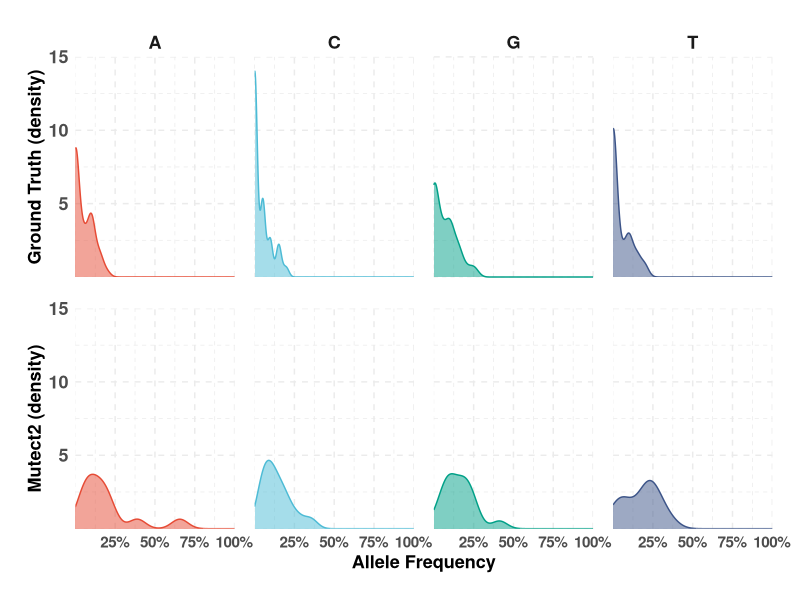
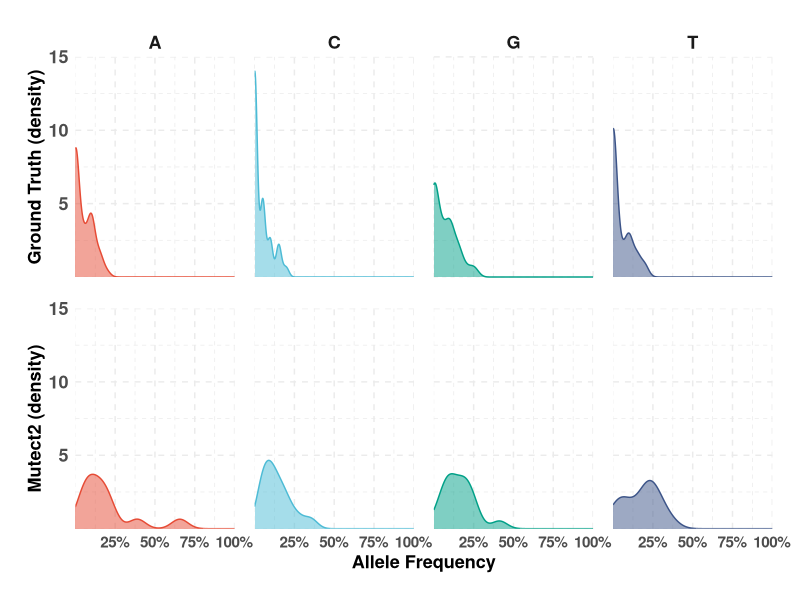
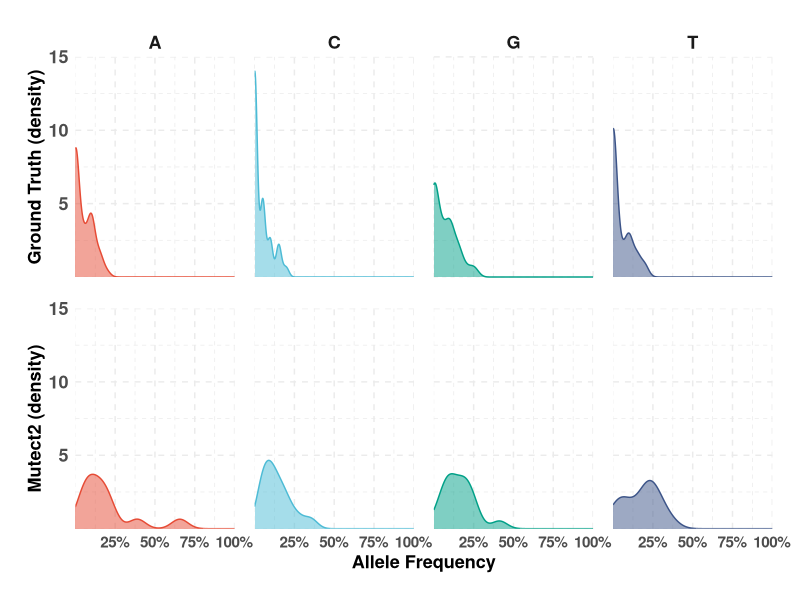

The R script that drew these images, in order:



# rm(list = ls())
gc()

library(data.table)
library(stringr)
library(ggplot2)
library(ggsci)

df = fread("Ground_truth_vs_Mutect2.clean.annotated.tsv")

df[which(df$`Mutect2 ALT` == "")]$`Mutect2 ALT` = NA


df = df[, c(
    "POS", 
    "Ground Truth AF",
    "Ground Truth ALT",
    "Mutect2 ALT",
    "Mutect2 AF"
), with = FALSE] |>
    unique()

 gr1 = ggplot(data = df[, 1:3], aes(x = `Ground Truth AF`)) +
    
    geom_density(aes(color = `Ground Truth ALT`, fill = `Ground Truth ALT`),
                 alpha = .5) +
    
    scale_x_continuous(expand = c(0, 0), breaks = c(.25, .5, .75, 1), limits = c(0, 1), labels = scales::percent) +
    scale_y_continuous(expand = c(0, 0), limits = c(0, 15), breaks = c(5, 10, 15)) +
    
    scale_fill_npg() +
    scale_color_npg() +
    
    facet_wrap(vars(`Ground Truth ALT`), nrow = 1) +
    
    theme_minimal() +
    
    theme(
        legend.position = "none",
        
        axis.title.x = element_blank(),
        axis.title.y = element_text(face = "bold", size = 13),
        strip.text = element_text(face = "bold", size = 13),
        axis.text.y = element_text(face = "bold", size = 13),
        axis.text.x = element_blank(),
        
        panel.spacing = unit(1, "lines"),
        
        panel.grid = element_line(linetype = "dashed")
    ) +
    
    labs(y = "Ground Truth (density)")


gr2 = ggplot(data = df[which(!is.na(`Mutect2 ALT`)), c(1, 4, 5)], aes(x = `Mutect2 AF`)) +
    
    geom_density(aes(color = `Mutect2 ALT`, fill = `Mutect2 ALT`),
                 alpha = .5) +
    
    scale_x_continuous(expand = c(0, 0), breaks = c(.25, .5, .75, 1), limits = c(0, 1), labels = scales::percent) +
    scale_y_continuous(expand = c(0, 0), limits = c(0, 15), breaks = c(5, 10, 15))+
    
    scale_fill_npg() +
    scale_color_npg() +
    
    facet_wrap(vars(`Mutect2 ALT`), nrow = 1) +
    
    theme_minimal() +
    
    theme(
        legend.position = "none",
        axis.title.x = element_text(face = "bold", size = 13),
        axis.title.y = element_text(face = "bold", size = 13),
        strip.text = element_blank(), # element_text(face = "bold", size = 13),
        axis.text.y = element_text(face = "bold", size = 13),
        axis.text.x = element_text(face = "bold", size = 11),
        
        panel.spacing = unit(1, "lines"),
        
        panel.grid = element_line(linetype = "dashed")
    ) +
    
    labs(
        x = "Allele Frequency",
        y = "Mutect2 (density)"
    )


library(patchwork)

multi = gr1 / gr2 &
    
    theme(
        plot.margin = margin(10, 10, 10, 10)
    )

ggsave(
    plot = multi, filename = "Plots/density-plot.pdf", device = cairo_pdf,
    width = 12, height = 10, units = "in"
)

ggsave(
    plot = multi, filename = "Plots/density-plot.svg",
    width = 12, height = 10, units = "in"
)

ggsave(
    plot = multi, filename = "Plots/density-plot.jpeg",
    width = 12, height = 10, units = "in", dpi = 600
)





